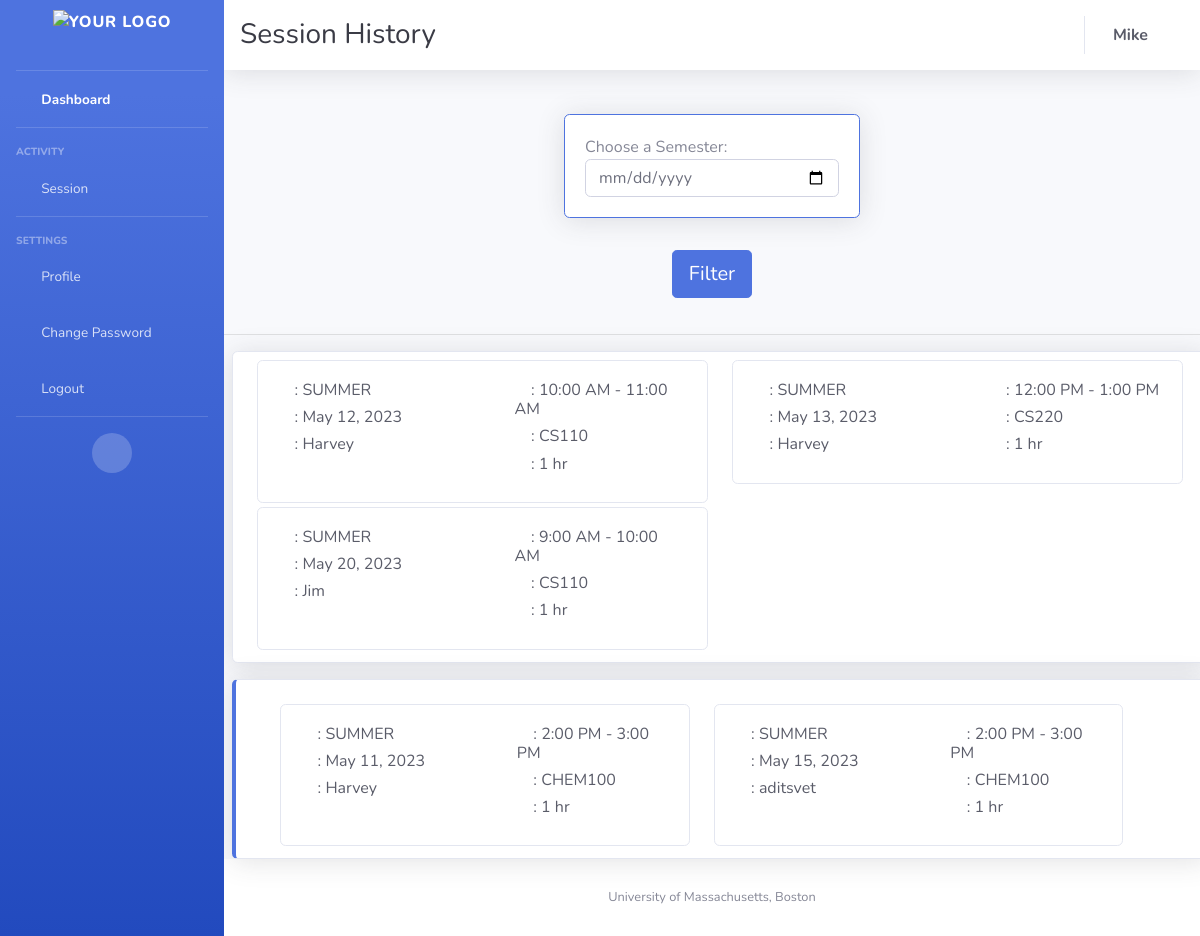
The app's page /session-hsitory/ (signed in) with its own data.
### appusers/models.py (models this page shows, shortened)
class Availability(models.Model):
    tutor = models.ForeignKey(Tutor, on_delete=models.CASCADE, null=True, blank=True, related_name='availabilities')
    date = models.DateField()
    timeblock = models.CharField(max_length=1, choices=TIMEBLOCK_CHOICES)
    booked_by = models.ForeignKey(Student, on_delete=models.SET_NULL, null=True, blank=True,
                                  related_name='booked_slots')
    course = models.ForeignKey(Course, on_delete=models.CASCADE)
    status = models.CharField(max_length=1, choices=STATUS_CHOICES)
    semester = models.CharField(max_length=25, null=True)

class Tutor(models.Model):
    user = models.OneToOneField(User, on_delete=models.CASCADE)
    courses = models.ManyToManyField(Course, related_name='tutors')
    profile_picture = models.URLField(default='static/images/favicons/Blue_logo.png', null=True, blank=True)
    def __str__(self):
        return self.user.username

class Course(models.Model):
    c_name = models.CharField(max_length=100)
    c_code = models.CharField(max_length=50, unique=True, null=False)
    def __str__(self):
        return self.c_name

class Student(models.Model):
    user = models.OneToOneField(User, on_delete=models.CASCADE)
    ums_id = models.CharField(max_length=20, null=True, blank=True)
    courses = models.ManyToManyField(Course, related_name='students')
    no_shows = models.IntegerField(max_length=1, default=0)
    profile_picture = models.FileField(null=True, blank=True)
    def __str__(self):
        return self.user.username

### appusers/views.py (the view)
# urls.py: path('session-hsitory/', session_history, name='session_history'),
@login_required
def session_history(request):
    current_user = request.user
    today = date.today()
    slots = Availability.objects.all().order_by('date')
    try:
        student = current_user.student
        student_session_history = Availability.objects.filter(booked_by=student, date__lt=today).order_by('date')
    except Student.DoesNotExist:
        student_session_history = []
    try:
        tutor = current_user.tutor
        tutor_session_history = Availability.objects.filter(tutor=tutor, date__lt=today).order_by('date')
    except Tutor.DoesNotExist:
        tutor_session_history = []
    return render(request, 'session_history.html',
                  {'slots': slots, 'today': today,
                   'student_session_history': student_session_history,
                   'tutor_session_history': tutor_session_history,
                  })

### templates/session_history.html (shortened to what this page needs)
{% extends "base.html" %}
{% block top_heading %}
    <h1 class="h3 mb-0 text-gray-900">Session History</h1>
{% endblock %}
{% block content %}
    <div class="card-body">
        <form method="GET" id="filter-form">
            <div class="row justify-content-center">
                <div class="col-md-4 mb-3">
                    <div class="card border-primary shadow">
                        <div class="card-body">
                            <div class="d-flex align-items-center">
                                <label for="date-select" class="mr-3 mb-0">Choose a Semester:</label>
                                <i class="fas fa-calendar"></i>
                            </div>
                            <input type="date" name="date" id="date-select" class="form-control">
                        </div>
                    </div>
                </div>
                <div class="col-md-12 text-center">
                    <button type="submit" class="btn btn-toggle btn-primary btn-lg mt-3">Filter</button>
                </div>
            </div>
        </form>
    </div>
    <hr>
    {% if user.is_authenticated %}
        {% if request.user.student %}
            <div class="container-fluid card  shadow py-2 mr-5 ml-2 mt-3">
            <div id="card-container" class="row row-cols-1 row-cols-md-2 overflow-auto" style="max-height: 300px;">
                {% for session in student_session_history %}
                    <div class="col mb-1">
                        <div class="card">
                            <div class="row g-0">
                                <div class="col-md-6">
                                    <div class="card-body text-gray-800">
                                        <div class="h6">
                                            <i class="fas fa-archive"></i>
                                            : {{ session.semester }}
                                        </div>
                                        <div class="h6">
                                            <i class="fas fa-calendar"></i>
                                            : {{ session.date }}
                                        </div>
                                        <div class="h6">
                                            <i class="fas fa-user-alt"></i>
                                            : {{ session.tutor }}
                                        </div>
                                    </div>
                                </div>
                                <div class="col-md-6">
                                    <div class="card-body text-gray-800">
                                        <div class="h6">
                                            <i class="fas fa-clock"></i>
                                            : {{ session.get_timeblock_display }}
                                        </div>
                                        <div class="h6">
                                            <i class="fas fa-book"></i>
                                            : {{ session.course }}
                                        </div>
                                        <div class="h6">
                                            <i class="fas fa-user-clock"></i>
                                            : 1 hr
                                        </div>
                                    </div>
                                </div>
                            </div>
                        </div>
                    </div>
                    {% empty %}
                    <p>No sessions today.</p>
                {% endfor %}
            </div>
        </div>
        {% endif %}
        {% if request.user.tutor %}
            <div class="container-fluid card border-left-primary shadow py-2 mr-5 ml-2 mt-3">
            <div id="card-container" class="row row-cols-1 row-cols-md-2 overflow-auto mr-5 ml-2 mt-3" >
                {% for session in tutor_session_history %}
                    <div class="col mb-1">
                        <div class="card">
                            <div class="row g-0">
                                <div class="col-md-6">
                                    <div class="card-body text-gray-800">
                                        <div class="h6">
                                            <i class="fas fa-archive"></i>
                                            : {{ session.semester }}
                                        </div>
                                        <div class="h6">
                                            <i class="fas fa-calendar"></i>
                                            : {{ session.date }}
                                        </div>
                                        <div class="h6">
                                            <i class="fas fa-user-alt"></i>
                                            : {{ session.booked_by }}
                                        </div>
                                    </div>
                                </div>
                                <div class="col-md-6">
                                    <div class="card-body text-gray-800">
                                        <div class="h6">
                                            <i class="fas fa-clock"></i>
                                            : {{ session.get_timeblock_display }}
                                        </div>
                                        <div class="h6">
                                            <i class="fas fa-book"></i>
                                            : {{ session.course }}
                                        </div>
                                        <div class="h6">
                                            <i class="fas fa-user-clock"></i>
                                            : 1 hr
                                        </div>
                                    </div>
                                </div>
                            </div>
                       </div>
                    </div>
                    {% empty %}
                    <p>No sessions today.</p>
                {% endfor %}
            </div>
        </div>
        {% endif %}
    {% endif %}
{% endblock %}

### templates/base.html (shortened to what this page needs)
{% load static %}
<!DOCTYPE html>
<html lang="en">
<head>
    <link href="{% static 'vendor/fontawesome-free/css/all.min.css' %}" rel="stylesheet" type="text/css">
    <link href="{% static 'css/sb-admin-2.min.css' %}" rel="stylesheet">
</head>
<body id="page-top">
<div id="wrapper">
    <ul class="navbar-nav bg-gradient-primary sidebar sidebar-dark accordion" id="accordionSidebar">
        <a class="sidebar-brand d-flex align-items-center justify-content-center" href="{% url 'home' %}">
            <img src="{% static 'images/favicons/UMB_White_logo.png' %}" alt="Your Logo" height="50">
        </a>
        <hr class="sidebar-divider my-0">
        <li class="nav-item active">
            <a class="nav-link" href="{% url 'home' %}">
                <i class="fas fa-fw fa-tachometer-alt"></i>
                <span>Dashboard</span></a>
        </li>
        <hr class="sidebar-divider">
        <div class="sidebar-heading">
            Activity
        </div>
        <li class="nav-item">
            <a class="nav-link collapsed" href="#" data-toggle="collapse" data-target="#collapseTwo"
               aria-expanded="true" aria-controls="collapseTwo">
                <i class="fas fa-fw fa-cog"></i>
                <span>Session</span>
            </a>
        </li>
        <hr class="sidebar-divider">
        <div class="sidebar-heading">
            Settings
        </div>
        {% if not request.user.is_superuser %}
        <li class="nav-item ">
            <a class="nav-link" href="{% url 'profile' %}">
                <i class="fas fa-fw fa-user"></i>
                <span>Profile</span></a>
        </li>
        {% endif %}
        <li class="nav-item ">
            <a class="nav-link" href="{% url 'change_password' %}">
                <i class="fas fa-fw fa-cogs"></i>
                <span>Change Password</span></a>
        </li>
        <li class="nav-item ">
            <a class="nav-link" data-toggle="modal" data-target="#logoutModal" href="{% url 'logout' %}">
                <i class="fas fa-fw fa-sign-out-alt"></i>
                <span>Logout</span></a>
        </li>
        <hr class="sidebar-divider d-none d-md-block">
        <div class="text-center d-none d-md-inline">
            <button class="rounded-circle border-0" id="sidebarToggle"></button>
        </div>
    </ul>
    <div id="content-wrapper" class="d-flex flex-column">
        <div id="content">
            <nav class="navbar navbar-expand navbar-light bg-white topbar mb-4 static-top shadow">
                {% block top_heading %}{% endblock %}
                <ul class="navbar-nav ml-auto">
                    <li class="nav-item dropdown no-arrow">
                        <a class="nav-link">
                            <span class="mr-4 font-weight-bold d-none d-lg-inline text-gray-800 ">{{ user.first_name}} {{ user.last_name}}</span>
                        </a>
                    </li>
                </ul>
            </nav>
            {% block content %}{% endblock %}
        </div>
        <footer class="sticky-footer bg-white">
            <div class="container my-auto">
                <div class="copyright text-center my-auto">
                    <span>University of Massachusetts, Boston</span>
                </div>
            </div>
        </footer>
    </div>
</div>
</body>
</html>

### records on screen
Availability: semester "SUMMER", date "May 12, 2023", tutor "Harvey", timeblock "10:00 AM - 11:00 AM", course "CS110"
Availability: semester "SUMMER", date "May 13, 2023", tutor "Harvey", timeblock "12:00 PM - 1:00 PM", course "CS220"
Availability: semester "SUMMER", date "May 20, 2023", tutor "Jim", timeblock "9:00 AM - 10:00 AM", course "CS110"
Availability: semester "SUMMER", date "May 11, 2023", booked_by "Harvey", timeblock "2:00 PM - 3:00 PM", course "CHEM100"
Availability: semester "SUMMER", date "May 15, 2023", booked_by "aditsvet", timeblock "2:00 PM - 3:00 PM", course "CHEM100"

### other values on screen
{{ user.first_name }} "Mike"
